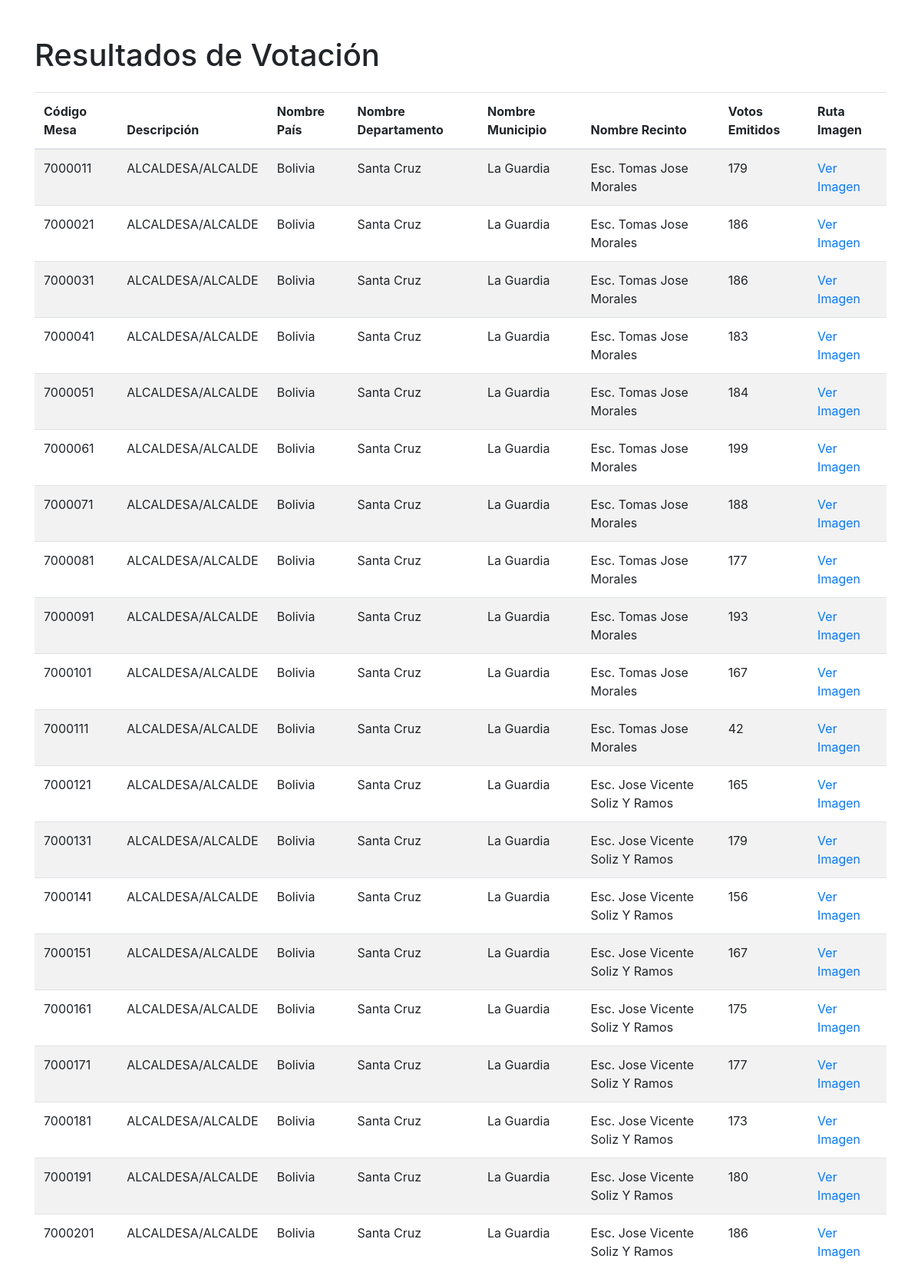
The page / on the database its author committed.
### tables this page shows
CREATE TABLE "votaciones" (
"CODIGO_MESA" INTEGER,
  "DESCRIPCION" TEXT,
  "CODIGO_PAIS" INTEGER,
  "NOMBRE_PAIS" TEXT,
  "CODIGO_DEPARTAMENTO" INTEGER,
  "NOMBRE_DEPARTAMENTO" TEXT,
  "CODIGO_PROVINCIA" INTEGER,
  "NOMBRE_PROVINCIA" TEXT,
  "CODIGO_SECCION" INTEGER,
  "NOMBRE_MUNICIPIO" TEXT,
  "CODIGO_LOCALIDAD" INTEGER,
  "NOMBRE_LOCALIDAD" TEXT,
  "CODIGO_RECINTO" INTEGER,
  "NOMBRE_RECINTO" TEXT,
  "NUMERO_MESA" INTEGER,
  "INSCRITOS_HABILITADOS" INTEGER,
  "MNR" INTEGER,
  "MAS-IPSP" INTEGER,
  "LIBRES" INTEGER,
  "MTS" INTEGER,
  "FRI" INTEGER,
  "VOCES" INTEGER,
  "VOTO_VALIDO" INTEGER,
  "VOTO_BLANCO" INTEGER,
  "VOTO_NULO" INTEGER,
  "VOTO_EMITIDO" INTEGER,
  "VOTO_VALIDO_SISTEMA" INTEGER,
  "VOTO_EMITIDO_SISTEMA" INTEGER,
  "ruta_imagen" TEXT
);

### servidor.py (the view)
@app.route('/')
def index():
    data = get_data()
    return render_template('index.html', data=data)

### servidor.py (called while the page is built)
def get_data():
    conn = sqlite3.connect('votaciones.db')
    cursor = conn.cursor()
    cursor.execute("SELECT * FROM votaciones WHERE ruta_imagen IS NOT NULL AND ruta_imagen != ''")
    data = cursor.fetchall()
    conn.close()
    return data

### templates/index.html (shortened to what this page needs)
<!DOCTYPE html>
<html lang="es">
<head>
    <link href="https://stackpath.bootstrapcdn.com/bootstrap/4.5.2/css/bootstrap.min.css" rel="stylesheet">
</head>
<body>
    <div class="container">
        <h1 class="mt-5">Resultados de Votación</h1>
        <table class="table table-striped mt-4">
            <thead>
                <tr>
                    <th>Código Mesa</th>
                    <th>Descripción</th>
                    <th>Nombre País</th>
                    <th>Nombre Departamento</th>
                    <th>Nombre Municipio</th>
                    <th>Nombre Recinto</th>
                    <th>Votos Emitidos</th>
                    <th>Ruta Imagen</th>
                </tr>
            </thead>
            <tbody>
                {% for row in data %}
                <tr>
                    <td>{{ row[0] }}</td>
                    <td>{{ row[1] }}</td>
                    <td>{{ row[3] }}</td>
                    <td>{{ row[5] }}</td>
                    <td>{{ row[9] }}</td>
                    <td>{{ row[13] }}</td>
                    <td>{{ row[25] }}</td>
                    <td>
                        {% if row[28] %}
                        <a href="{{ row[28] }}" class="view-image" data-image="{{ row[28] }}" data-toggle="modal" data-target="#imageModal">Ver Imagen</a>
                        {% else %}
                        Sin Imagen
                        {% endif %}
                    </td>
                </tr>
                {% endfor %}
            </tbody>
        </table>
    </div>
</body>
</html>

### rows shown on the page
votaciones: CODIGO_MESA "7000011", DESCRIPCION "ALCALDESA/ALCALDE", NOMBRE_PAIS "Bolivia", NOMBRE_DEPARTAMENTO "Santa Cruz", NOMBRE_MUNICIPIO "La Guardia", NOMBRE_RECINTO "Esc. Tomas Jose Morales", VOTO_EMITIDO "179"
votaciones: CODIGO_MESA "7000021", DESCRIPCION "ALCALDESA/ALCALDE", NOMBRE_PAIS "Bolivia", NOMBRE_DEPARTAMENTO "Santa Cruz", NOMBRE_MUNICIPIO "La Guardia", NOMBRE_RECINTO "Esc. Tomas Jose Morales", VOTO_EMITIDO "186"
votaciones: CODIGO_MESA "7000031", DESCRIPCION "ALCALDESA/ALCALDE", NOMBRE_PAIS "Bolivia", NOMBRE_DEPARTAMENTO "Santa Cruz", NOMBRE_MUNICIPIO "La Guardia", NOMBRE_RECINTO "Esc. Tomas Jose Morales", VOTO_EMITIDO "186"
votaciones: CODIGO_MESA "7000041", DESCRIPCION "ALCALDESA/ALCALDE", NOMBRE_PAIS "Bolivia", NOMBRE_DEPARTAMENTO "Santa Cruz", NOMBRE_MUNICIPIO "La Guardia", NOMBRE_RECINTO "Esc. Tomas Jose Morales", VOTO_EMITIDO "183"
votaciones: CODIGO_MESA "7000051", DESCRIPCION "ALCALDESA/ALCALDE", NOMBRE_PAIS "Bolivia", NOMBRE_DEPARTAMENTO "Santa Cruz", NOMBRE_MUNICIPIO "La Guardia", NOMBRE_RECINTO "Esc. Tomas Jose Morales", VOTO_EMITIDO "184"
votaciones: CODIGO_MESA "7000061", DESCRIPCION "ALCALDESA/ALCALDE", NOMBRE_PAIS "Bolivia", NOMBRE_DEPARTAMENTO "Santa Cruz", NOMBRE_MUNICIPIO "La Guardia", NOMBRE_RECINTO "Esc. Tomas Jose Morales", VOTO_EMITIDO "199"
votaciones: CODIGO_MESA "7000071", DESCRIPCION "ALCALDESA/ALCALDE", NOMBRE_PAIS "Bolivia", NOMBRE_DEPARTAMENTO "Santa Cruz", NOMBRE_MUNICIPIO "La Guardia", NOMBRE_RECINTO "Esc. Tomas Jose Morales", VOTO_EMITIDO "188"
votaciones: CODIGO_MESA "7000081", DESCRIPCION "ALCALDESA/ALCALDE", NOMBRE_PAIS "Bolivia", NOMBRE_DEPARTAMENTO "Santa Cruz", NOMBRE_MUNICIPIO "La Guardia", NOMBRE_RECINTO "Esc. Tomas Jose Morales", VOTO_EMITIDO "177"
votaciones: CODIGO_MESA "7000091", DESCRIPCION "ALCALDESA/ALCALDE", NOMBRE_PAIS "Bolivia", NOMBRE_DEPARTAMENTO "Santa Cruz", NOMBRE_MUNICIPIO "La Guardia", NOMBRE_RECINTO "Esc. Tomas Jose Morales", VOTO_EMITIDO "193"
votaciones: CODIGO_MESA "7000101", DESCRIPCION "ALCALDESA/ALCALDE", NOMBRE_PAIS "Bolivia", NOMBRE_DEPARTAMENTO "Santa Cruz", NOMBRE_MUNICIPIO "La Guardia", NOMBRE_RECINTO "Esc. Tomas Jose Morales", VOTO_EMITIDO "167"
votaciones: CODIGO_MESA "7000111", DESCRIPCION "ALCALDESA/ALCALDE", NOMBRE_PAIS "Bolivia", NOMBRE_DEPARTAMENTO "Santa Cruz", NOMBRE_MUNICIPIO "La Guardia", NOMBRE_RECINTO "Esc. Tomas Jose Morales", VOTO_EMITIDO "42"
votaciones: CODIGO_MESA "7000121", DESCRIPCION "ALCALDESA/ALCALDE", NOMBRE_PAIS "Bolivia", NOMBRE_DEPARTAMENTO "Santa Cruz", NOMBRE_MUNICIPIO "La Guardia", NOMBRE_RECINTO "Esc. Jose Vicente Soliz Y Ramos", VOTO_EMITIDO "165"
votaciones: CODIGO_MESA "7000131", DESCRIPCION "ALCALDESA/ALCALDE", NOMBRE_PAIS "Bolivia", NOMBRE_DEPARTAMENTO "Santa Cruz", NOMBRE_MUNICIPIO "La Guardia", NOMBRE_RECINTO "Esc. Jose Vicente Soliz Y Ramos", VOTO_EMITIDO "179"
votaciones: CODIGO_MESA "7000141", DESCRIPCION "ALCALDESA/ALCALDE", NOMBRE_PAIS "Bolivia", NOMBRE_DEPARTAMENTO "Santa Cruz", NOMBRE_MUNICIPIO "La Guardia", NOMBRE_RECINTO "Esc. Jose Vicente Soliz Y Ramos", VOTO_EMITIDO "156"
votaciones: CODIGO_MESA "7000151", DESCRIPCION "ALCALDESA/ALCALDE", NOMBRE_PAIS "Bolivia", NOMBRE_DEPARTAMENTO "Santa Cruz", NOMBRE_MUNICIPIO "La Guardia", NOMBRE_RECINTO "Esc. Jose Vicente Soliz Y Ramos", VOTO_EMITIDO "167"
votaciones: CODIGO_MESA "7000161", DESCRIPCION "ALCALDESA/ALCALDE", NOMBRE_PAIS "Bolivia", NOMBRE_DEPARTAMENTO "Santa Cruz", NOMBRE_MUNICIPIO "La Guardia", NOMBRE_RECINTO "Esc. Jose Vicente Soliz Y Ramos", VOTO_EMITIDO "175"
votaciones: CODIGO_MESA "7000171", DESCRIPCION "ALCALDESA/ALCALDE", NOMBRE_PAIS "Bolivia", NOMBRE_DEPARTAMENTO "Santa Cruz", NOMBRE_MUNICIPIO "La Guardia", NOMBRE_RECINTO "Esc. Jose Vicente Soliz Y Ramos", VOTO_EMITIDO "177"
votaciones: CODIGO_MESA "7000181", DESCRIPCION "ALCALDESA/ALCALDE", NOMBRE_PAIS "Bolivia", NOMBRE_DEPARTAMENTO "Santa Cruz", NOMBRE_MUNICIPIO "La Guardia", NOMBRE_RECINTO "Esc. Jose Vicente Soliz Y Ramos", VOTO_EMITIDO "173"
votaciones: CODIGO_MESA "7000191", DESCRIPCION "ALCALDESA/ALCALDE", NOMBRE_PAIS "Bolivia", NOMBRE_DEPARTAMENTO "Santa Cruz", NOMBRE_MUNICIPIO "La Guardia", NOMBRE_RECINTO "Esc. Jose Vicente Soliz Y Ramos", VOTO_EMITIDO "180"
votaciones: CODIGO_MESA "7000201", DESCRIPCION "ALCALDESA/ALCALDE", NOMBRE_PAIS "Bolivia", NOMBRE_DEPARTAMENTO "Santa Cruz", NOMBRE_MUNICIPIO "La Guardia", NOMBRE_RECINTO "Esc. Jose Vicente Soliz Y Ramos", VOTO_EMITIDO "186"
